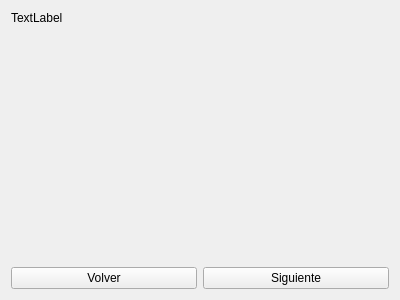
<?xml version="1.0" encoding="UTF-8"?>
<ui version="4.0">
 <class>ConfigWindowManagerClass</class>
 <widget class="QWidget" name="ConfigWindowManagerClass">
  <property name="geometry">
   <rect>
    <x>0</x>
    <y>0</y>
    <width>400</width>
    <height>300</height>
   </rect>
  </property>
  <property name="windowTitle">
   <string>ConfigWindowManager</string>
  </property>
  <layout class="QVBoxLayout" name="verticalLayout_2">
   <item>
    <layout class="QVBoxLayout" name="verticalLayout">
     <item>
      <widget class="QLabel" name="infoLabel">
       <property name="sizePolicy">
        <sizepolicy hsizetype="Minimum" vsizetype="Minimum">
         <horstretch>0</horstretch>
         <verstretch>0</verstretch>
        </sizepolicy>
       </property>
       <property name="layoutDirection">
        <enum>Qt::LeftToRight</enum>
       </property>
       <property name="text">
        <string>TextLabel</string>
       </property>
       <property name="alignment">
        <set>Qt::AlignLeading|Qt::AlignLeft|Qt::AlignTop</set>
       </property>
      </widget>
     </item>
     <item>
      <layout class="QVBoxLayout" name="configWindowLayout"/>
     </item>
     <item>
      <layout class="QHBoxLayout" name="buttonsLayout">
       <property name="sizeConstraint">
        <enum>QLayout::SetMinimumSize</enum>
       </property>
       <item>
        <widget class="QPushButton" name="backButton">
         <property name="text">
          <string>Volver</string>
         </property>
        </widget>
       </item>
       <item>
        <widget class="QPushButton" name="nextButton">
         <property name="text">
          <string>Siguiente</string>
         </property>
        </widget>
       </item>
      </layout>
     </item>
    </layout>
   </item>
  </layout>
 </widget>
 <layoutdefault spacing="6" margin="11"/>
 <resources/>
 <connections/>
</ui>
